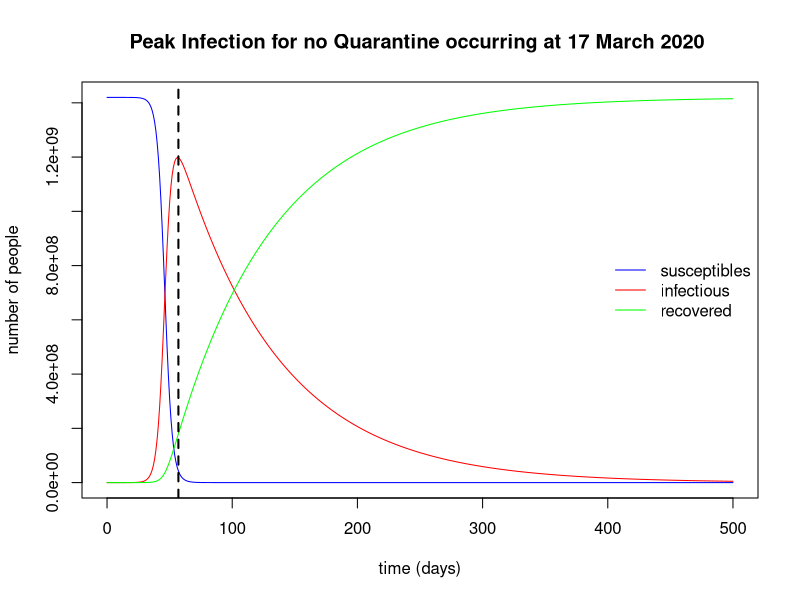
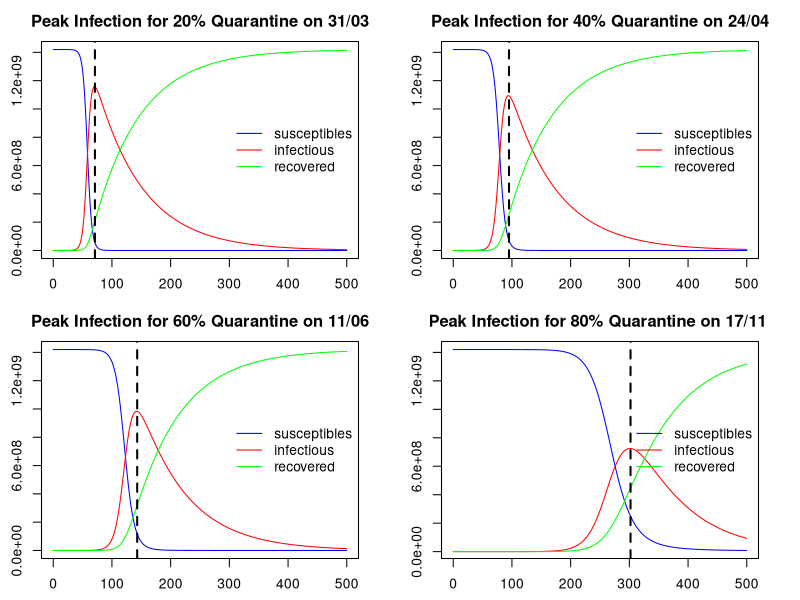
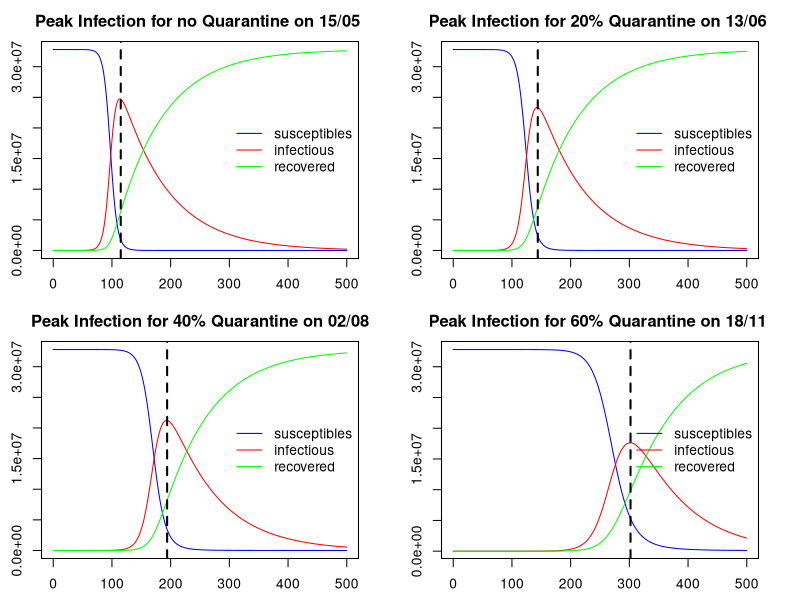

These figures' R source, in order:
## ---- chunk 1
knitr::opts_chunk$set(echo = FALSE)
library(deSolve)
## ---- chunk 2
sir_equations <- function(time, variables, parameters) {
    with(as.list(c(variables, parameters)), {
        dS <- -beta * I * S
        dI <-  beta * I * S - gamma * I
        dR <-  gamma * I
        return(list(c(dS, dI, dR)))
    })
}




#Parameter Values
parameters_values <- c(
    beta  = 2.44529*10^-10, # infectious contact rate (/person/day)
    gamma = 0.0125429    # recovery rate (/day)
)


#Initial Values
initial_values <- c(
    S = 1.42*10^9,  # number of susceptibles at time = 0
    I =   278,  # number of infectious at time = 0
    R =   0   # number of recovered (and immune) at time = 0
)

# days
time_values <- seq(0, 500) 


#Solving SIR Equations
sir_values_1 <- ode(
    y = initial_values,
    times = time_values,
    func = sir_equations,
    parms = parameters_values 
)

sir_values_1 <- as.data.frame(sir_values_1)


#Plotting Graphs

with(sir_values_1, {
    # plotting the time series of susceptibles:
    plot(time, S, type = "l", col = "blue",
         xlab = "time (days)", ylab = "number of people",main="Peak Infection for no Quarantine occurring at 17 March 2020 ")
    # adding the time series of infectious:
    lines(time, I, col = "red")
    # adding the time series of recovered:
    lines(time, R, col = "green")
})

# adding a legend:
legend("right", c("susceptibles", "infectious", "recovered"),
       col = c("blue", "red", "green"), lty = 1, bty = "n")
abline(v=which(sir_values_1$I==max(sir_values_1$I)),lwd=2,lty=2)

## ---- chunk 3

library(deSolve)
par(mfrow=c(2,2))
par(mar=c(2.5,2.5,2.5,2.5))
##CHINA
#Framing SIR Equation
sir_equations <- function(time, variables, parameters) {
    with(as.list(c(variables, parameters)), {
        dS <- -beta * I * S
        dI <-  beta * I * S - gamma * I
        dR <-  gamma * I
        return(list(c(dS, dI, dR)))
    })
}




#Parameter Values
parameters_values <- c(
    beta  = (2.44529*10^-10)*0.8, # infectious contact rate (/person/day)
    gamma = 0.0125429    # recovery rate (/day)
)


#Initial Values
initial_values <- c(
    S = 1.42*10^9,  # number of susceptibles at time = 0
    I =   278,  # number of infectious at time = 0
    R =   0   # number of recovered (and immune) at time = 0
)

# days
time_values <- seq(0, 500) 


#Solving SIR Equations
sir_values_1 <- ode(
    y = initial_values,
    times = time_values,
    func = sir_equations,
    parms = parameters_values 
)

sir_values_1 <- as.data.frame(sir_values_1)


#Plotting Graphs

with(sir_values_1, {
    # plotting the time series of susceptibles:
    plot(time, S, type = "l", col = "blue",
         xlab = "time (days)", ylab = "number of people",main="Peak Infection for 20% Quarantine on 31/03")
    # adding the time series of infectious:
    lines(time, I, col = "red")
    # adding the time series of recovered:
    lines(time, R, col = "green")
})

# adding a legend:
legend("right", c("susceptibles", "infectious", "recovered"),
       col = c("blue", "red", "green"), lty = 1, bty = "n")
abline(v=which(sir_values_1$I==max(sir_values_1$I)),lwd=2,lty=2)
#Value of R_0


##CHINA
#Framing SIR Equation
sir_equations <- function(time, variables, parameters) {
    with(as.list(c(variables, parameters)), {
        dS <- -beta * I * S
        dI <-  beta * I * S - gamma * I
        dR <-  gamma * I
        return(list(c(dS, dI, dR)))
    })
}




#Parameter Values
parameters_values <- c(
    beta  = (2.44529*10^-10)*0.6, # infectious contact rate (/person/day)
    gamma = 0.0125429    # recovery rate (/day)
)


#Initial Values
initial_values <- c(
    S = 1.42*10^9,  # number of susceptibles at time = 0
    I =   278,  # number of infectious at time = 0
    R =   0   # number of recovered (and immune) at time = 0
)

# days
time_values <- seq(0, 500) 


#Solving SIR Equations
sir_values_1 <- ode(
    y = initial_values,
    times = time_values,
    func = sir_equations,
    parms = parameters_values 
)

sir_values_1 <- as.data.frame(sir_values_1)


#Plotting Graphs

with(sir_values_1, {
    # plotting the time series of susceptibles:
    plot(time, S, type = "l", col = "blue",
         xlab = "time (days)", ylab = "number of people",main="Peak Infection for 40% Quarantine on 24/04")
    # adding the time series of infectious:
    lines(time, I, col = "red")
    # adding the time series of recovered:
    lines(time, R, col = "green")
})

# adding a legend:
legend("right", c("susceptibles", "infectious", "recovered"),
       col = c("blue", "red", "green"), lty = 1, bty = "n")
abline(v=which(sir_values_1$I==max(sir_values_1$I)),lwd=2,lty=2)
#Value of R_0


##CHINA
#Framing SIR Equation
sir_equations <- function(time, variables, parameters) {
    with(as.list(c(variables, parameters)), {
        dS <- -beta * I * S
        dI <-  beta * I * S - gamma * I
        dR <-  gamma * I
        return(list(c(dS, dI, dR)))
    })
}




#Parameter Values
parameters_values <- c(
    beta  = (2.44529*10^-10)*0.4, # infectious contact rate (/person/day)
    gamma = 0.0125429    # recovery rate (/day)
)


#Initial Values
initial_values <- c(
    S = 1.42*10^9,  # number of susceptibles at time = 0
    I =   278,  # number of infectious at time = 0
    R =   0   # number of recovered (and immune) at time = 0
)

# days
time_values <- seq(0, 500) 


#Solving SIR Equations
sir_values_1 <- ode(
    y = initial_values,
    times = time_values,
    func = sir_equations,
    parms = parameters_values 
)

sir_values_1 <- as.data.frame(sir_values_1)


#Plotting Graphs

with(sir_values_1, {
    # plotting the time series of susceptibles:
    plot(time, S, type = "l", col = "blue",
         xlab = "time (days)", ylab = "number of people",main="Peak Infection for 60% Quarantine on 11/06")
    # adding the time series of infectious:
    lines(time, I, col = "red")
    # adding the time series of recovered:
    lines(time, R, col = "green")
})

# adding a legend:
legend("right", c("susceptibles", "infectious", "recovered"),
       col = c("blue", "red", "green"), lty = 1, bty = "n")
abline(v=which(sir_values_1$I==max(sir_values_1$I)),lwd=2,lty=2)
#Value of R_0


##CHINA
#Framing SIR Equation
sir_equations <- function(time, variables, parameters) {
    with(as.list(c(variables, parameters)), {
        dS <- -beta * I * S
        dI <-  beta * I * S - gamma * I
        dR <-  gamma * I
        return(list(c(dS, dI, dR)))
    })
}




#Parameter Values
parameters_values <- c(
    beta  = (2.44529*10^-10)*0.2, # infectious contact rate (/person/day)
    gamma = 0.0125429    # recovery rate (/day)
)


#Initial Values
initial_values <- c(
    S = 1.42*10^9,  # number of susceptibles at time = 0
    I =   278,  # number of infectious at time = 0
    R =   0   # number of recovered (and immune) at time = 0
)

# days
time_values <- seq(0, 500) 


#Solving SIR Equations
sir_values_1 <- ode(
    y = initial_values,
    times = time_values,
    func = sir_equations,
    parms = parameters_values 
)

sir_values_1 <- as.data.frame(sir_values_1)


#Plotting Graphs

with(sir_values_1, {
    # plotting the time series of susceptibles:
    plot(time, S, type = "l", col = "blue",
         xlab = "time (days)", ylab = "number of people",main="Peak Infection for 80% Quarantine on 17/11 ")
    # adding the time series of infectious:
    lines(time, I, col = "red")
    # adding the time series of recovered:
    lines(time, R, col = "green")
})

# adding a legend:
legend("right", c("susceptibles", "infectious", "recovered"),
       col = c("blue", "red", "green"), lty = 1, bty = "n")
abline(v=which(sir_values_1$I==max(sir_values_1$I)),lwd=2,lty=2)
#Value of R_0

## ---- chunk 4
library(deSolve)
par(mfrow=c(2,2))
par(mar=c(2.5,2.5,2.5,2.5))
#Framing SIR Equation
sir_equations <- function(time, variables, parameters) {
    with(as.list(c(variables, parameters)), {
        dS <- -beta * I * S
        dI <-  beta * I * S - gamma * I
        dR <-  gamma * I
        return(list(c(dS, dI, dR)))
    })
}




#Parameter Values
parameters_values <- c(
    beta  = 5.788104e-09, # infectious contact rate (/person/day)
    gamma = 0.0125429    # recovery rate (/day)
)


#Initial Values
initial_values <- c(
    S = 32799999,  # number of susceptibles at time = 0
    I =   1,  # number of infectious at time = 0
    R =   0   # number of recovered (and immune) at time = 0
)

# days
time_values <- seq(0, 500) 


#Solving SIR Equations
sir_values_1 <- ode(
    y = initial_values,
    times = time_values,
    func = sir_equations,
    parms = parameters_values 
)

sir_values_1 <- as.data.frame(sir_values_1)


#Plotting Graphs

with(sir_values_1, {
    # plotting the time series of susceptibles:
    plot(time, S, type = "l", col = "blue",
         xlab = "time (days)", ylab = "number of people",main="Peak Infection for no Quarantine on 15/05 ")
    # adding the time series of infectious:
    lines(time, I, col = "red")
    # adding the time series of recovered:
    lines(time, R, col = "green")
})

# adding a legend:
legend("right", c("susceptibles", "infectious", "recovered"),
       col = c("blue", "red", "green"), lty = 1, bty = "n")
abline(v=which(sir_values_1$I==max(sir_values_1$I)),lwd=2,lty=2)
#Value of R_0


##CHINA
#Framing SIR Equation
sir_equations <- function(time, variables, parameters) {
    with(as.list(c(variables, parameters)), {
        dS <- -beta * I * S
        dI <-  beta * I * S - gamma * I
        dR <-  gamma * I
        return(list(c(dS, dI, dR)))
    })
}




#Parameter Values
parameters_values <- c(
    beta  = (5.788104e-09)*0.8, # infectious contact rate (/person/day)
    gamma = 0.0125429    # recovery rate (/day)
)


#Initial Values
initial_values <- c(
    S = 32799999,  # number of susceptibles at time = 0
    I =   1,  # number of infectious at time = 0
    R =   0   # number of recovered (and immune) at time = 0
)

# days
time_values <- seq(0, 500) 


#Solving SIR Equations
sir_values_1 <- ode(
    y = initial_values,
    times = time_values,
    func = sir_equations,
    parms = parameters_values 
)

sir_values_1 <- as.data.frame(sir_values_1)


#Plotting Graphs

with(sir_values_1, {
    # plotting the time series of susceptibles:
    plot(time, S, type = "l", col = "blue",
         xlab = "time (days)", ylab = "number of people",main="Peak Infection for 20% Quarantine on 13/06 ")
    # adding the time series of infectious:
    lines(time, I, col = "red")
    # adding the time series of recovered:
    lines(time, R, col = "green")
})

# adding a legend:
legend("right", c("susceptibles", "infectious", "recovered"),
       col = c("blue", "red", "green"), lty = 1, bty = "n")
abline(v=which(sir_values_1$I==max(sir_values_1$I)),lwd=2,lty=2)
#Value of R_0


##CHINA
#Framing SIR Equation
sir_equations <- function(time, variables, parameters) {
    with(as.list(c(variables, parameters)), {
        dS <- -beta * I * S
        dI <-  beta * I * S - gamma * I
        dR <-  gamma * I
        return(list(c(dS, dI, dR)))
    })
}




#Parameter Values
parameters_values <- c(
    beta  = (5.788104e-09)*0.6, # infectious contact rate (/person/day)
    gamma = 0.0125429    # recovery rate (/day)
)


#Initial Values
initial_values <- c(
    S = 32799999,  # number of susceptibles at time = 0
    I =   1,  # number of infectious at time = 0
    R =   0   # number of recovered (and immune) at time = 0
)

# days
time_values <- seq(0, 500) 


#Solving SIR Equations
sir_values_1 <- ode(
    y = initial_values,
    times = time_values,
    func = sir_equations,
    parms = parameters_values 
)

sir_values_1 <- as.data.frame(sir_values_1)


#Plotting Graphs

with(sir_values_1, {
    # plotting the time series of susceptibles:
    plot(time, S, type = "l", col = "blue",
         xlab = "time (days)", ylab = "number of people",main="Peak Infection for 40% Quarantine on 02/08")
    # adding the time series of infectious:
    lines(time, I, col = "red")
    # adding the time series of recovered:
    lines(time, R, col = "green")
})

# adding a legend:
legend("right", c("susceptibles", "infectious", "recovered"),
       col = c("blue", "red", "green"), lty = 1, bty = "n")
abline(v=which(sir_values_1$I==max(sir_values_1$I)),lwd=2,lty=2)
#Value of R_0



##CHINA
#Framing SIR Equation
sir_equations <- function(time, variables, parameters) {
    with(as.list(c(variables, parameters)), {
        dS <- -beta * I * S
        dI <-  beta * I * S - gamma * I
        dR <-  gamma * I
        return(list(c(dS, dI, dR)))
    })
}




#Parameter Values
parameters_values <- c(
    beta  = (5.788104e-09)*0.4, # infectious contact rate (/person/day)
    gamma = 0.0125429    # recovery rate (/day)
)


#Initial Values
initial_values <- c(
    S = 32799999,  # number of susceptibles at time = 0
    I =   1,  # number of infectious at time = 0
    R =   0   # number of recovered (and immune) at time = 0
)

# days
time_values <- seq(0, 500) 


#Solving SIR Equations
sir_values_1 <- ode(
    y = initial_values,
    times = time_values,
    func = sir_equations,
    parms = parameters_values 
)

sir_values_1 <- as.data.frame(sir_values_1)


#Plotting Graphs

with(sir_values_1, {
    # plotting the time series of susceptibles:
    plot(time, S, type = "l", col = "blue",
         xlab = "time (days)", ylab = "number of people",main="Peak Infection for 60% Quarantine on 18/11 ")
    # adding the time series of infectious:
    lines(time, I, col = "red")
    # adding the time series of recovered:
    lines(time, R, col = "green")
})

# adding a legend:
legend("right", c("susceptibles", "infectious", "recovered"),
       col = c("blue", "red", "green"), lty = 1, bty = "n")
abline(v=which(sir_values_1$I==max(sir_values_1$I)),lwd=2,lty=2)
#Value of R_0

## ---- chunk 5
#Number of new cases in USA and China on 31 Jan 2020
Y1= 1381

#Number of new cases in USA and China on 1 Feb 2020
Y2=3338

#Predicted number of new cases in USA and China on 31 Feb 2020
X1=1985

#Predicted number of new cases in USA and China on 1 Feb 2020
X2=2102

Percentage_error = 100*(Y1+Y2-X1-X2)/(Y1+Y2)
print(Percentage_error)
